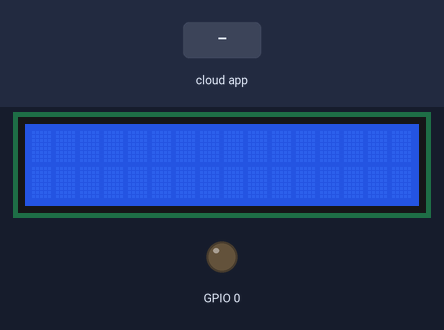
The sketch below on a simulated ESP8266 (NodeMCU). Shown: 16×2 character LCD, output pins drawn as LEDs (lit = HIGH). Inputs (shaded band) come from the test bench. What the sketch prints to the serial monitor is not drawn.

Above: at 2.7 s.
2.8 s: the phone or cloud app sets 5 to 1
At 4.3 s:
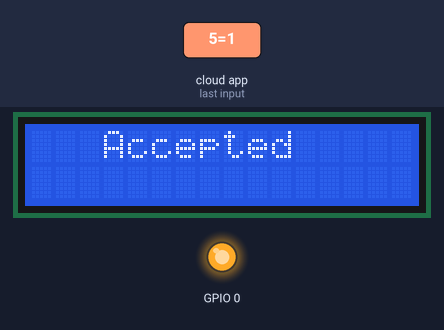
At 5.5 s:
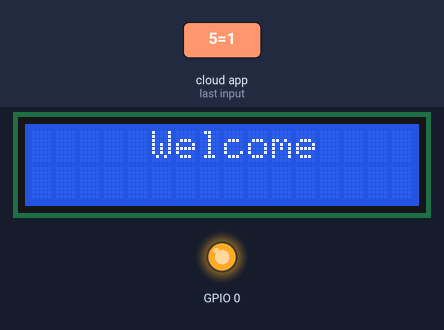
5.9 s: the phone or cloud app sets 5 to 0
At 8.3 s:
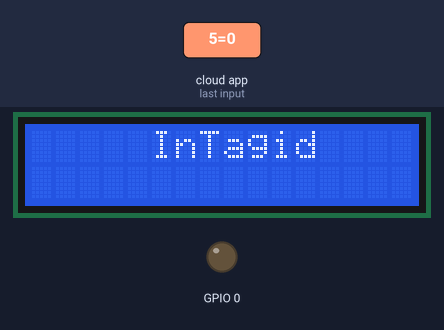
Timing chart, 0 to 9.8 s (numbered marks = the images above; inputs shaded):
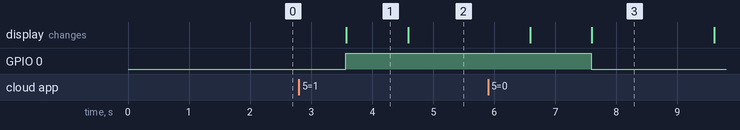

The sketch:

Lcd.ino
```cpp
//////////////////////////////////////////////////////////////////////////////////
//                             Setup for LCD                          //
//////////////////////////////////////////////////////////////////////////////////

/*
 * Connection Map
 *
 * SCL - SCL
 * SDA - SDA
 * VCC - USB (yes, it's 5v, but the I2C on the 3.3v ESP8266 does not complain)
 * Gnd - Gnd
 */

#include <LiquidCrystal_I2C.h>
#include <Wire.h>
LiquidCrystal_I2C lcd(0x27, 16, 2);


//////////////////////////////////////////////////////////////////////////////////
//                             Setup for CAYENNE IOT                            //
//////////////////////////////////////////////////////////////////////////////////

//#define CAYENNE_DEBUG
#define CAYENNE_PRINT Serial
#include <CayenneMQTTESP8266.h>

// WiFi network info.
char ssid[] = "ssid";
char wifiPassword[] = "pass";

// Cayenne authentication info. This should be obtained from the Cayenne Dashboard.
char username[] = "username";
char password[] = "pass";
char clientID[] = "client ID";

unsigned long lastMillis = 0;
static int tagToCompare;


//////////////////////////////////////////////////////////////////////////////////
//                                      Setup                                   //
//////////////////////////////////////////////////////////////////////////////////


void setup() {
  Serial.begin(115200);

  // Initilize the LCD.
  lcd.init();
  // Turn on the backlight.
  lcd.backlight();


  Cayenne.begin(username, password, clientID, ssid, wifiPassword);
  pinMode(0,OUTPUT);
}


//////////////////////////////////////////////////////////////////////////////////
//                                      Loop                                    //
//////////////////////////////////////////////////////////////////////////////////
void loop() {
  Cayenne.loop();
}


//////////////////////////////////////////////////////////////////////////////////
//                              Extra Cayenne Code                              //
//////////////////////////////////////////////////////////////////////////////////


// Default function for sending sensor data at intervals to Cayenne.
// You can also use functions for specific channels, e.g CAYENNE_OUT(1) for sending channel 1 data.
CAYENNE_OUT_DEFAULT()
{
	// Write data to Cayenne here. This example just sends the current uptime in milliseconds on virtual channel 0.
	// Cayenne.virtualWrite(0, millis());
	// Some examples of other functions you can use to send data.
	//Cayenne.celsiusWrite(1, 22.0);
	//Cayenne.luxWrite(2, 700);
	//Cayenne.virtualWrite(3, 50, TYPE_PROXIMITY, UNIT_CENTIMETER);
}

// Default function for processing actuator commands from the Cayenne Dashboard.
// You can also use functions for specific channels, e.g CAYENNE_IN(1) for channel 1 commands.
CAYENNE_IN_DEFAULT()
{
	CAYENNE_LOG("Channel %u, value %s", request.channel, getValue.asString());
	//Process message here. If there is an error set an error message using getValue.setError(), e.g getValue.setError("Error message");
}


//////////////////////////////////////////////////////////////////////////////////
//                              LCD Comparison Code                             //
//////////////////////////////////////////////////////////////////////////////////


CAYENNE_IN(V5){
  int lcdState = getValue.asInt();

  Serial.println(lcdState);
  digitalWrite (0,lcdState);

  if(lcdState)
  {
      lcd.setCursor(5, 0);
      lcd.print("Tag");
      lcd.setCursor(3, 0);
      lcd.print("Accepted");

      delay(1000);
      lcd.clear();

      lcd.setCursor(5, 0);
      lcd.print("Welcome");

      delay(2000);
      lcd.clear();
  }
  else
  {
      lcd.setCursor(5, 0);
      lcd.print("Invalid");
      lcd.setCursor(7, 0);
      lcd.print("Tag");

      delay(2000);
      lcd.clear();
  }
}
```

Measured:
- after the input at 2.8 s, GPIO 0: LOW → HIGH after 0.77 s; the display: changes after 0.78 s (image 1)
- after the input at 5.9 s, GPIO 0: HIGH → LOW after 1.7 s; the display: first differs from a run without the input after 1.7 s (image 3)
- what the display in image 1 shows lasts 1.0 s, from 3.6 s to 4.6 s
